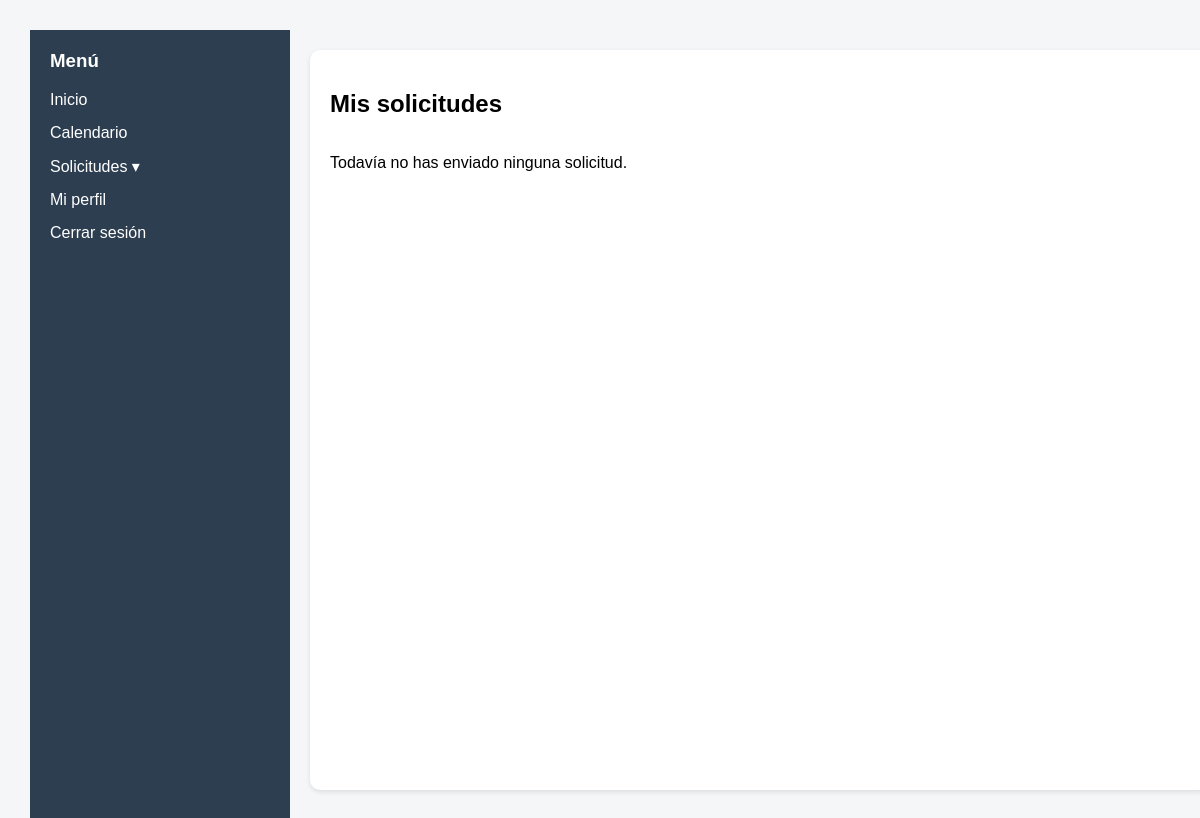
Before: /frontend/views/mis_solicitudes.php (signed in) with the older database file.
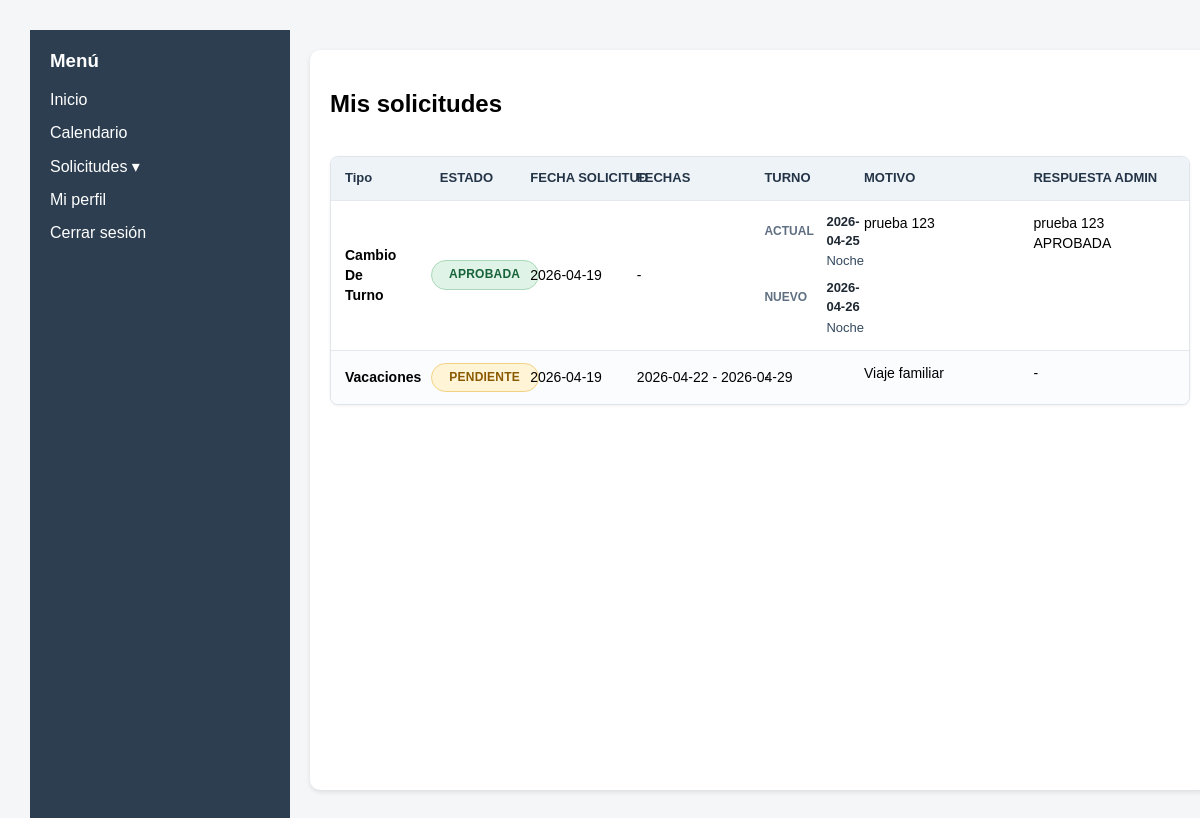
After: the same page with the newer database file.
### tables this page shows
CREATE TABLE SOLICITUD (
    id_solicitud INTEGER PRIMARY KEY AUTOINCREMENT,
    tipo TEXT NOT NULL,
    motivo TEXT,
    estado TEXT NOT NULL,
    fecha_solicitud TEXT NOT NULL,
    id_empleado INTEGER NOT NULL, fecha_inicio TEXT, fecha_fin TEXT, fecha_turno_actual TEXT, turno_actual TEXT, fecha_turno_nuevo TEXT, turno_nuevo TEXT, respuesta_admin TEXT,
    FOREIGN KEY (id_empleado) REFERENCES EMPLEADO(id_empleado)
);

### frontend/views/mis_solicitudes.php (the view, shortened to what this page needs)
<?php include '../components/header.php'; ?>
<?php include '../components/layout.php'; ?>
<?php
$db = getDB();
$idEmpleado = $_SESSION['id_empleado'];
$stmt = $db->prepare("
  SELECT
    id_solicitud,
    tipo,
    motivo,
    estado,
    fecha_solicitud,
    fecha_inicio,
    fecha_fin,
    fecha_turno_actual,
    turno_actual,
    fecha_turno_nuevo,
    turno_nuevo,
    respuesta_admin
  FROM SOLICITUD
  WHERE id_empleado = :id_empleado
  ORDER BY fecha_solicitud DESC, id_solicitud DESC
");
$stmt->execute([
  ':id_empleado' => $idEmpleado
]);
$solicitudes = $stmt->fetchAll(PDO::FETCH_ASSOC);
function mostrarTipoSolicitud($tipo)
{
  $tipos = [
    'vacaciones' => 'Vacaciones',
    'cambio_turno' => 'Cambio de turno'
  ];
  return $tipos[$tipo] ?? $tipo;
}
function mostrarEstadoSolicitud($estado)
{
  $estados = [
    'pendiente' => 'Pendiente',
    'aprobada' => 'Aprobada',
    'rechazada' => 'Rechazada'
  ];
  return $estados[$estado] ?? $estado;
}
?>
<main>
  <div class="card">
    <h2>Mis solicitudes</h2>
    <?php if (count($solicitudes) === 0): ?>
      <p>Todavía no has enviado ninguna solicitud.</p>
    <?php else: ?>
      <table class="requests-table">
        <thead>
          <tr>
            <th>Tipo</th>
            <th>Estado</th>
            <th>Fecha solicitud</th>
            <th>Fechas</th>
            <th>Turno</th>
            <th>Motivo</th>
            <th>Respuesta admin</th>
          </tr>
        </thead>
        <tbody>
          <?php foreach ($solicitudes as $solicitud): ?>
            <tr>
              <td><?php echo htmlspecialchars(mostrarTipoSolicitud($solicitud['tipo'])); ?></td>
              <td>
                <span class="status status-<?php echo htmlspecialchars($solicitud['estado']); ?>">
                  <?php echo htmlspecialchars(mostrarEstadoSolicitud($solicitud['estado'])); ?>
                </span>
              </td>
              <td><?php echo htmlspecialchars($solicitud['fecha_solicitud']); ?></td>
              <td>
                <?php if ($solicitud['tipo'] === 'vacaciones'): ?>
                  <?php echo htmlspecialchars($solicitud['fecha_inicio'] ?? ''); ?>
                  -
                  <?php echo htmlspecialchars($solicitud['fecha_fin'] ?? ''); ?>
                <?php else: ?>
                  -
                <?php endif; ?>
              </td>
              <td>
                <?php if ($solicitud['tipo'] === 'cambio_turno'): ?>
                  <div class="shift-change">
                    <div class="shift-change-row">
                      <span>Actual</span>
                      <strong><?php echo htmlspecialchars($solicitud['fecha_turno_actual'] ?? ''); ?></strong>
                      <em><?php echo htmlspecialchars($solicitud['turno_actual'] ?? ''); ?></em>
                    </div>
                    <div class="shift-change-row">
                      <span>Nuevo</span>
                      <strong><?php echo htmlspecialchars($solicitud['fecha_turno_nuevo'] ?? ''); ?></strong>
                      <em><?php echo htmlspecialchars($solicitud['turno_nuevo'] ?? ''); ?></em>
                    </div>
                  </div>
                <?php else: ?>
                  -
                <?php endif; ?>
              </td>
              <td><?php echo nl2br(htmlspecialchars($solicitud['motivo'] ?? '')); ?></td>
              <td>
                <?php echo nl2br(htmlspecialchars($solicitud['respuesta_admin'] ?? '-')); ?>
              </td>
            </tr>
          <?php endforeach; ?>
        </tbody>
      </table>
    <?php endif; ?>
  </div>
</main>
<?php include '../components/footer.php'; ?>

Changed rows visible on the page:
added solicitud: tipo "Cambio De Turno", estado "APROBADA", fecha_solicitud "2026-04-19", fecha_turno_actual "2026-04-25", turno_actual "Noche", fecha_turno_nuevo "2026-04-26", turno_nuevo "Noche", motivo "prueba 123", respuesta_admin "prueba 123 APROBADA"
added solicitud: tipo "Vacaciones", estado "PENDIENTE", fecha_solicitud "2026-04-19", fecha_inicio "2026-04-22", fecha_fin "2026-04-29", motivo "Viaje familiar", respuesta_admin "-"
Other visible differences:
text no longer shown: "Todavía no has enviado ninguna solicitud."
text now shown: "Tipo ESTADO FECHA SOLICITUD FECHAS TURNO MOTIVO RESPUESTA ADMIN"
